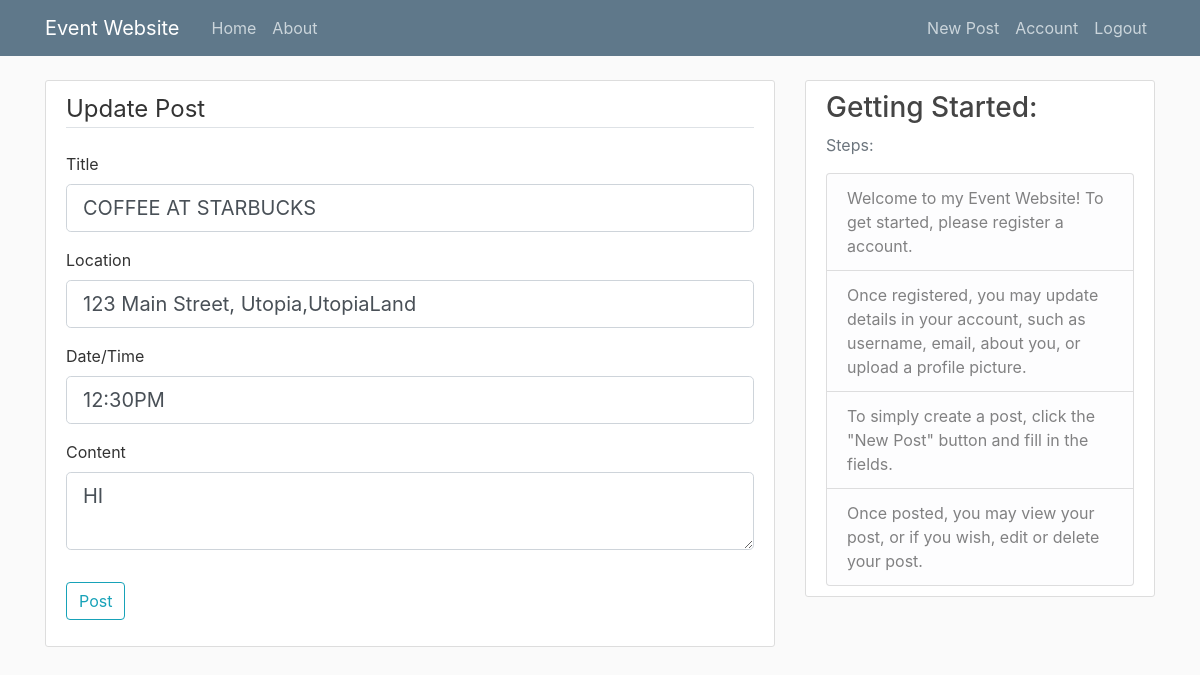
Screenshot of /post/1/update (signed in) with the database file from the repository.
### app/models.py (models this page shows, shortened)
class Post(db.Model):
    id = db.Column(db.Integer, primary_key=True)
    title = db.Column(db.String(100), nullable=False)
    location = db.Column(db.String(30),nullable=False)
    date = db.Column(db.String(50),nullable=False)
    date_posted = db.Column(db.DateTime, nullable=False, default=datetime.utcnow)
    content = db.Column(db.Text, nullable=False)
    user_id = db.Column(db.Integer, db.ForeignKey('user.id'), nullable=False)

### app/routes.py (the view)
@app.route("/post/<int:post_id>/update", methods=['GET', 'POST'])
@login_required
def update_post(post_id):
    post = Post.query.get_or_404(post_id)
    if post.author != current_user:
        abort(403)
    form = PostForm()
    if form.validate_on_submit():
        post.title = form.title.data
        post.location = form.location.data
        post.date = form.date.data
        post.content = form.content.data
        db.session.commit()
        flash('Your post has been updated!', 'success')
        return redirect(url_for('post', post_id=post.id))
    elif request.method == 'GET':
        form.title.data = post.title
        form.location.data = post.location
        form.date.data = post.date
        form.content.data = post.content
    return render_template('create_post.html', title='Update Post',
                           form=form, legend='Update Post')

### app/forms.py
class PostForm(FlaskForm):
    title = StringField('Title', validators=[DataRequired()])
    location = StringField('Location', validators=[DataRequired()])
    date = StringField('Date/Time', validators=[DataRequired()])
    content = TextAreaField('Content', validators=[DataRequired()])
    submit = SubmitField('Post')

### app/models.py (called while the page is built)
@login_manager.user_loader
def load_user(user_id):
    return User.query.get(int(user_id))

### app/templates/create_post.html (shortened to what this page needs)
<!DOCTYPE html>
<html lang="en">
<head>
</head>
{% extends "layout.html" %}
{% block content %}
<div class="content-section">
    <form method="POST">
        <fieldset class="form-group">
            <legend class="border-bottom mb-4">{{ legend }}</legend>
            <div class="form-group">
                {{ form.title.label(class="form-control-label") }}
                {% if form.title.errors %}
                    {{ form.title(class="form-control form-control-lg is-invalid") }}
                    <div class="invalid-feedback">
                        {% for error in form.title.errors %}
                            <span>{{ error }}</span>
                        {% endfor %}
                    </div>
                {% else %}
                    {{ form.title(class="form-control form-control-lg") }}
                {% endif %}
            </div>
            <div class="form-group">
                {{ form.location.label(class="form-control-label") }}
                {% if form.location.errors %}
                    {{ form.location(class="form-control form-control-lg is-invalid") }}
                    <div class="invalid-feedback">
                        {% for error in form.location.errors %}
                            <span>{{ error }}</span>
                        {% endfor %}
                    </div>
                {% else %}
                    {{ form.location(class="form-control form-control-lg") }}
                {% endif %}
            </div>
            <div class="form-group">
                {{ form.date.label(class="form-control-label") }}
                {% if form.date.errors %}
                    {{ form.date(class="form-control form-control-lg is-invalid") }}
                    <div class="invalid-feedback">
                        {% for error in form.date.errors %}
                            <span>{{ error }}</span>
                        {% endfor %}
                    </div>
                {% else %}
                    {{ form.date(class="form-control form-control-lg") }}
                {% endif %}
            </div>
            <div class="form-group">
                {{ form.content.label(class="form-control-label") }}
                {% if form.content.errors %}
                    {{ form.content(class="form-control form-control-lg is-invalid") }}
                    <div class="invalid-feedback">
                        {% for error in form.content.errors %}
                            <span>{{ error }}</span>
                        {% endfor %}
                    </div>
                {% else %}
                    {{ form.content(class="form-control form-control-lg") }}
                {% endif %}
            </div>
        </fieldset>
        <div class="form-group">
            {{ form.submit(class="btn btn-outline-info") }}
        </div>
    </form>
</div>
{% endblock content %}

### app/static/main.css (style rules this page uses)
body { background: #fafafa; color: #333333; margin-top: 5rem; }
.content-section { background: #ffffff; padding: 10px 20px; border: 1px solid #dddddd; border-radius: 3px; margin-bottom: 20px; }

### rows the page displays
Post: title "COFFEE AT STARBUCKS", location "123 Main Street, Utopia,UtopiaLand", date "12:30PM", content "HI"

### other values shown
{{ legend }} "Update Post"
